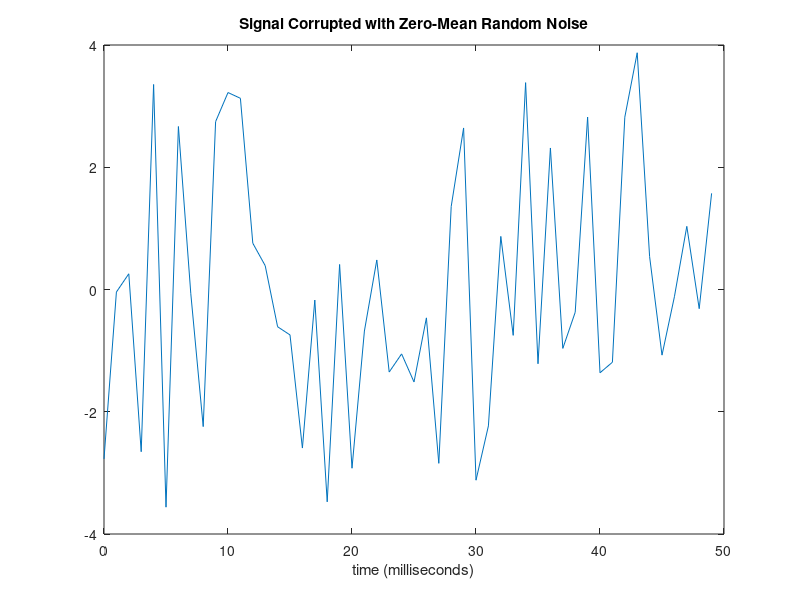
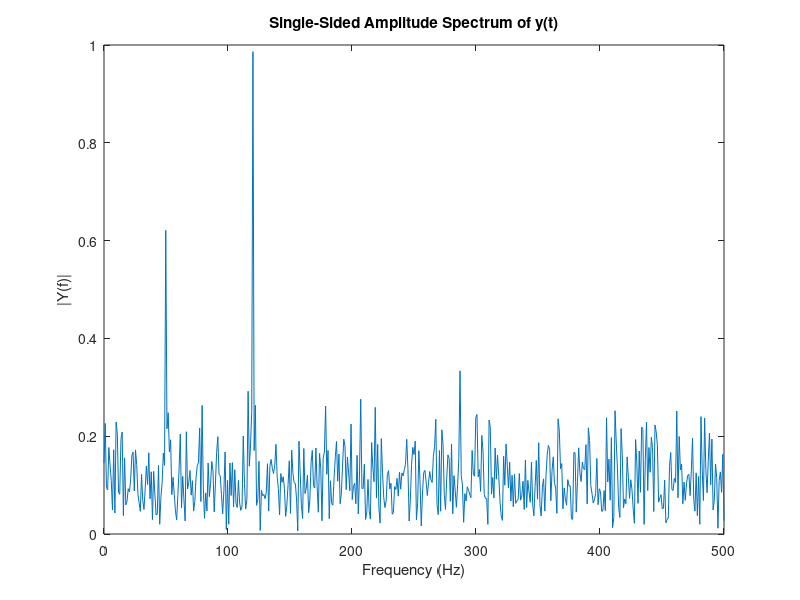
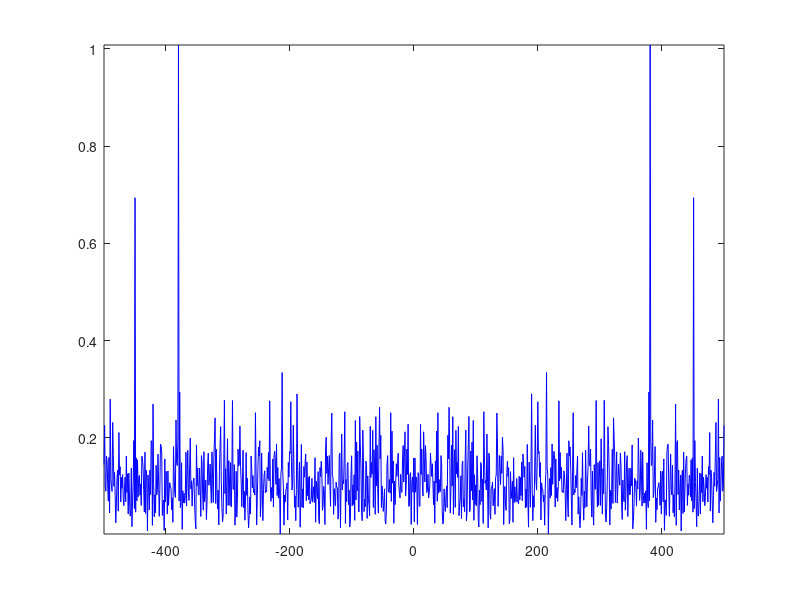

Write the MATLAB code that produced these figures, in order.
%% Example from Matlab Help 
clc;
clear all;

Fs = 1000;                    % Sampling frequency
T = 1/Fs;                     % Sample time
L = 1000;                     % Length of signal
t = (0:L-1)*T;                % Time vector
% Sum of a 50 Hz sinusoid and a 120 Hz sinusoid
x = 0.7*sin(2*pi*50*t) + sin(2*pi*120*t); 
y = x + 2*randn(size(t));     % Sinusoids plus noise
figure(1);
plot(Fs*t(1:50),y(1:50))
title('Signal Corrupted with Zero-Mean Random Noise')
xlabel('time (milliseconds)')
 

%It is difficult to identify the frequency components by looking at the original signal. Converting to the frequency domain, the discrete Fourier transform of the noisy signal y is found by taking the fast Fourier transform (FFT):
NFFT = 2^nextpow2(L); % Next power of 2 from length of y
Y = fft(y,NFFT)/L;
f = Fs/2*linspace(0,1,NFFT/2+1);

% Plot single-sided amplitude spectrum.
figure(2);
plot(f,2*abs(Y(1:NFFT/2+1))) 
title('Single-Sided Amplitude Spectrum of y(t)')
xlabel('Frequency (Hz)')
ylabel('|Y(f)|')

%% my FFT applied to same signal
f = linspace(-Fs/2, Fs/2, length(t));
y_w = fft(y);

y_w_abs = abs(fft(y))/length(t);
y_w_abs_sq = y_w_abs.^2;

figure(3);
f0 = find(f == 0);
plot(f,2*y_w_abs,'b');
axis tight;
%%plot(f,2*y_w_abs,'b');

std1 = std(y);
std2 = std(y_w_abs);